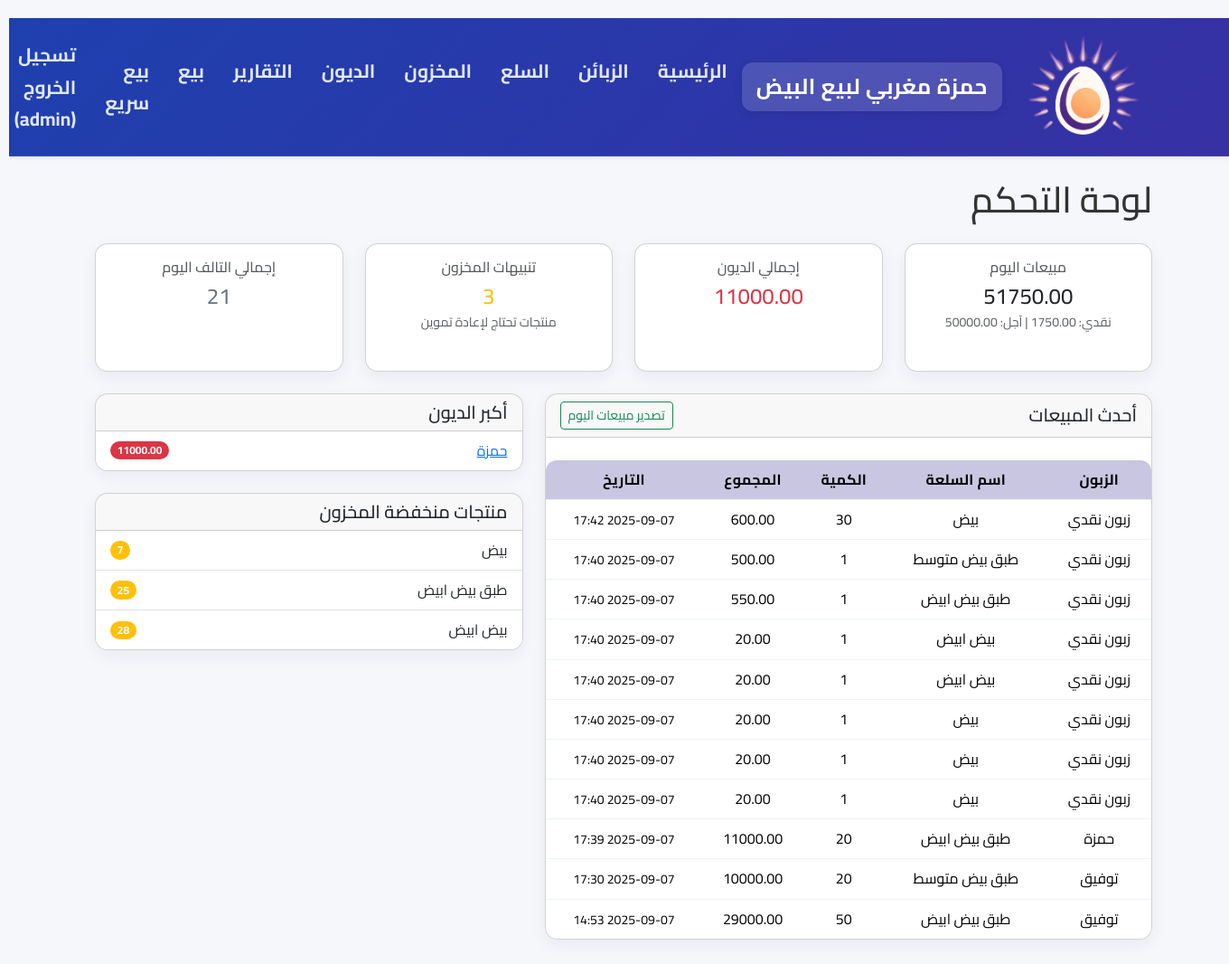
Screenshot of / (signed in) with the database file from the repository.
### app.py (models this page shows, shortened)
class User(UserMixin, db.Model):
    id = db.Column(db.Integer, primary_key=True)
    username = db.Column(db.String(80), unique=True, nullable=False)
    password_hash = db.Column(db.String(128))
    role = db.Column(db.String(20), nullable=False, default='seller') # 'admin' or 'seller'

class SaleItem(db.Model):
    id = db.Column(db.Integer, primary_key=True)
    sale_id = db.Column(db.Integer, db.ForeignKey('sale.id'))
    sale = db.relationship('Sale', backref='items')
    product_id = db.Column(db.Integer, db.ForeignKey('product.id'))
    product = db.relationship('Product')
    qty = db.Column(db.Integer, default=0)
    unit_price = db.Column(db.Numeric(10,2), default=0)
    cost_price = db.Column(db.Numeric(10,2), nullable=False, default=0)

class Product(db.Model):
    id = db.Column(db.Integer, primary_key=True)
    name = db.Column(db.String(200), nullable=False)
    stock = db.Column(db.Integer, default=0)
    price_wholesale = db.Column(db.Numeric(10,2), nullable=False, default=0)
    price_retail = db.Column(db.Numeric(10,2), nullable=False, default=0)
    notes = db.Column(db.Text)

class Sale(db.Model):
    id = db.Column(db.Integer, primary_key=True)
    customer_id = db.Column(db.Integer, db.ForeignKey('customer.id'), nullable=True)
    customer = db.relationship('Customer')
    date = db.Column(db.DateTime, default=datetime.utcnow)
    total = db.Column(db.Numeric(10,2), default=0)
    paid_amount = db.Column(db.Numeric(10, 2), nullable=False, default=0)
    due_amount = db.Column(db.Numeric(10, 2), nullable=False, default=0)
    payment_type = db.Column(db.String(20), default="cash")
    notes = db.Column(db.Text)

class Customer(db.Model):
    id = db.Column(db.Integer, primary_key=True)
    name = db.Column(db.String(120), nullable=False)
    phone = db.Column(db.String(30))
    notes = db.Column(db.Text)

### app.py (the view)
@app.route('/')
@login_required
def index():
    if current_user.role == 'seller':
        return redirect(url_for('fast_selling'))
    today = date.today()
    sales_today = db.session.query(
        func.sum(Sale.total).label('total_sales'),
        func.sum(case((Sale.payment_type == 'cash', Sale.total), else_=0)).label('cash_sales'),
        func.sum(case((Sale.payment_type == 'credit', Sale.total), else_=0)).label('credit_sales')
    ).filter(func.date(Sale.date) == today).first()
    profit_today_query = db.session.query(
        func.sum((SaleItem.unit_price - SaleItem.cost_price) * SaleItem.qty)
    ).join(Sale).filter(func.date(Sale.date) == today).scalar()
    profit_today = profit_today_query or Decimal('0')
    total_unpaid_debt_query = db.session.query(
        (func.sum(case((DebtTransaction.transaction_type == 'debt', DebtTransaction.amount), else_=0))) -
        (func.sum(case((DebtTransaction.transaction_type == 'payment', DebtTransaction.amount), else_=0)))
    ).scalar()
    total_unpaid_debt = total_unpaid_debt_query or Decimal('0')
    low_stock_limit = 30
    low_stock_products = Product.query.filter(Product.stock <= low_stock_limit).order_by(Product.stock).all()
    low_stock_count = len(low_stock_products)
    recent_sale_items = SaleItem.query.join(Sale).filter(func.date(Sale.date) == today).order_by(Sale.date.desc()).all()
    top_debtors_query = db.session.query(
        Customer,
        (func.sum(case((DebtTransaction.transaction_type == 'debt', DebtTransaction.amount), else_=0)) -
         func.sum(case((DebtTransaction.transaction_type == 'payment', DebtTransaction.amount), else_=0))).label('total_debt')
    ).join(DebtTransaction).group_by(Customer).order_by(db.text('total_debt DESC')).limit(5).all()
    top_debtors = [debtor for debtor in top_debtors_query if debtor.total_debt > 0]
    damaged_today = db.session.query(func.sum(DamagedProduct.quantity)).filter(func.date(DamagedProduct.date) == today).scalar() or 0
    stats = {
        'total_sales_today': sales_today.total_sales or Decimal('0'),
        'cash_sales_today': sales_today.cash_sales or Decimal('0'),
        'credit_sales_today': sales_today.credit_sales or Decimal('0'),
        'profit_today': profit_today,
        'total_unpaid_debt': total_unpaid_debt,
        'low_stock_count': low_stock_count,
        'damaged_today': damaged_today
    }
    return render_template('index.html',
                           stats=stats,
                           recent_sale_items=recent_sale_items,
                           top_debtors=top_debtors,
                           low_stock_products=low_stock_products)

### app.py (called while the page is built)
@login_manager.user_loader
def load_user(user_id):
    return User.query.get(int(user_id))

### templates/index.html (shortened to what this page needs)
{% extends 'base.html' %}
{% block content %}
<h1 class="mb-4">لوحة التحكم</h1>
<div class="row">
    <div class="col-md-3 mb-4">
        <div class="card card-modern h-100">
            <div class="card-body text-center">
                <h6 class="card-title text-muted">مبيعات اليوم</h6>
                <h4 class="mb-0">{{ "%.2f"|format(stats.total_sales_today) }}</h4>
                <small class="text-muted">نقدي: {{ "%.2f"|format(stats.cash_sales_today) }} | آجل: {{ "%.2f"|format(stats.credit_sales_today) }}</small>
            </div>
        </div>
    </div>
    <div class="col-md-3 mb-4">
        <div class="card card-modern h-100">
            <div class="card-body text-center">
                <h6 class="card-title text-muted">إجمالي الديون</h6>
                <h4 class="mb-0 text-danger">{{ "%.2f"|format(stats.total_unpaid_debt) }}</h4>
            </div>
        </div>
    </div>
    <div class="col-md-3 mb-4">
        <div class="card card-modern h-100">
            <div class="card-body text-center">
                <h6 class="card-title text-muted">تنبيهات المخزون</h6>
                <h4 class="mb-0 text-warning">{{ stats.low_stock_count }}</h4>
                <small class="text-muted">منتجات تحتاج لإعادة تموين</small>
            </div>
        </div>
    </div>
    <div class="col-md-3 mb-4">
        <div class="card card-modern h-100">
            <div class="card-body text-center">
                <h6 class="card-title text-muted">إجمالي التالف اليوم</h6>
                <h4 class="mb-0 text-secondary">{{ stats.damaged_today }}</h4>
            </div>
        </div>
    </div>
</div>
<div class="row">
    <div class="col-md-7 mb-4">
        <div class="card card-modern">
            <div class="card-header d-flex justify-content-between align-items-center">
                <h5 class="card-title mb-0">أحدث المبيعات</h5>
                <a href="{{ url_for('export_daily_sales_xls') }}" class="btn btn-sm btn-outline-success">
                     تصدير مبيعات اليوم
                </a>
            </div>
            <div class="card-body p-0">
                <table class="table table-hover mb-0">
                    <thead>
                        <tr>
                            <th>الزبون</th>
                            <th>اسم السلعة</th>
                            <th>الكمية</th>
                            <th>المجموع</th>
                            <th>التاريخ</th>
                        </tr>
                    </thead>
                    <tbody>
                        {% for item in recent_sale_items %}
                        <tr>
                            <td>{{ item.sale.customer.name if item.sale.customer else 'زبون نقدي' }}</td>
                            <td>{{ item.product.name }}</td>
                            <td>{{ item.qty }}</td>
                            <td>{{ "%.2f"|format(item.qty * item.unit_price) }}</td>
                            <td><small>{{ item.sale.date.strftime('%Y-%m-%d %H:%M') }}</small></td>
                        </tr>
                        {% else %}
                        <tr>
                            <td colspan="5" class="text-center text-muted">لا توجد مبيعات بعد.</td>
                        </tr>
                        {% endfor %}
                    </tbody>
                </table>
            </div>
        </div>
    </div>
    <div class="col-md-5">
        <div class="card card-modern mb-4">
            <div class="card-header">
                <h5 class="card-title mb-0">أكبر الديون</h5>
            </div>
            <ul class="list-group list-group-flush">
                {% for customer, total_debt in top_debtors %}
                <li class="list-group-item d-flex justify-content-between align-items-center">
                    <a href="{{ url_for('customer_ledger', customer_id=customer.id) }}">{{ customer.name }}</a>
                    <span class="badge bg-danger rounded-pill">{{ "%.2f"|format(total_debt) }}</span>
                </li>
                {% else %}
                <li class="list-group-item text-center text-muted">لا توجد ديون حاليًا.</li>
                {% endfor %}
            </ul>
        </div>
        <div class="card card-modern">
            <div class="card-header">
                <h5 class="card-title mb-0">منتجات منخفضة المخزون</h5>
            </div>
            <ul class="list-group list-group-flush">
                {% for product in low_stock_products %}
                <li class="list-group-item d-flex justify-content-between align-items-center">
                    {{ product.name }}
                    <span class="badge bg-warning rounded-pill">{{ product.stock }}</span>
                </li>
                {% else %}
                <li class="list-group-item text-center text-muted">المخزون بحالة جيدة.</li>
                {% endfor %}
            </ul>
        </div>
    </div>
</div>
{% endblock %}

### templates/base.html (shortened to what this page needs)
    <!doctype html>
    <html lang="ar" dir="rtl">
      <head>
        <link href="https://cdn.jsdelivr.net/npm/bootstrap@5.3.2/dist/css/bootstrap.min.css" rel="stylesheet">
        <link rel="stylesheet" href="{{ url_for('static', filename='style.css') }}">
      </head>
      <body class="rtl">
        {% if current_user.is_authenticated %}
        <nav class="navbar navbar-expand-lg navbar-light bg-white shadow-sm mb-4">
          <div class="container">
            <img
              src="{{ url_for('static', filename='logo.png') }}"
              alt="شعار المحل"
              class="navbar-logo d-inline-block align-text-top"
            >
            <a class="navbar-brand" href="{{ url_for('index') }}">حمزة مغربي لبيع البيض</a>
            <div class="collapse navbar-collapse">
              <ul class="navbar-nav me-auto">
                {% if current_user.role == 'admin' %}
                  <li class="nav-item"><a class="nav-link" href="{{ url_for('index') }}">الرئيسية</a></li>
                  <li class="nav-item"><a class="nav-link" href="{{ url_for('customers') }}">الزبائن</a></li>
                  <li class="nav-item"><a class="nav-link" href="{{ url_for('products') }}">السلع</a></li>
                  <li class="nav-item"><a class="nav-link" href="{{ url_for('inventory') }}">المخزون</a></li>
                  <li class="nav-item"><a class="nav-link" href="{{ url_for('all_debts') }}">الديون</a></li>
                  <li class="nav-item"><a class="nav-link" href="{{ url_for('reports') }}">التقارير</a></li>
                {% endif %}
                <li class="nav-item"><a class="nav-link" href="{{ url_for('new_sale') }}">بيع</a></li>
                <li class="nav-item"><a class="nav-link" href="{{ url_for('fast_selling') }}">بيع سريع</a></li>
              </ul>
              <ul class="navbar-nav ms-auto">
                <li class="nav-item">
                  <a class="nav-link" href="{{ url_for('logout') }}">تسجيل الخروج ({{ current_user.username }})</a>
                </li>
              </ul>
            </div>
          </div>
        </nav>
        {% endif %}
        <div class="container">
          {% block content %}{% endblock %}
        </div>
      </body>
    </html>

### static/style.css (style rules this page uses)
* { box-sizing: border-box; margin: 0; padding: 0; }
body { font-family: 'Cairo', 'Segoe UI', Tahoma, Geneva, Verdana, sans-serif; direction: rtl; background-color: #f8f9fc; color: #333; line-height: 1.7; min-height: 100vh; padding-top: 20px; }
.navbar { background: linear-gradient(135deg, #1e40af, #3730a3) !important; box-shadow: 0 4px 20px rgba(0, 0, 0, 0.1); padding: 0.7rem 0; border-bottom: 1px solid rgba(255, 255, 255, 0.1); margin-bottom: 2rem; }
.navbar-brand { font-family: 'Cairo', sans-serif; font-weight: 700; font-size: 1.5rem; color: #ffffff !important; background: rgba(255, 255, 255, 0.15); padding: 0.4rem 1rem; border-radius: 12px; transition: all 0.3s ease; box-shadow: 0 2px 8px rgba(0, 0, 0, 0.1); letter-spacing: 0.5px; }
.nav-link { font-family: 'Cairo', sans-serif; font-weight: 700; color: #e0e7ff !important; font-size: 1.30rem; padding: 0.5rem 1rem !important; border-radius: 8px; transition: all 0.3s ease; position: relative; }
.nav-link::after { content: ''; position: absolute; bottom: 5px; right: 10px; width: 0; height: 2px; background: #818cf8; transition: width 0.3s ease; border-radius: 1px; }
.collapse .navbar-nav .nav-item .nav-link { margin: 4px 0; }
.container { width: 90%; max-width: 1200px; margin: 0 auto; padding: 0 15px; }
.card-modern { background: white; border-radius: 16px; box-shadow: 0 8px 25px rgba(0, 0, 0, 0.08); overflow: hidden; transition: transform 0.3s ease, box-shadow 0.3s ease; margin-bottom: 1.5rem; }
table { width: 100%; border-collapse: separate; border-spacing: 0; margin: 25px 0; background: white; border-radius: 14px; overflow: hidden; box-shadow: 0 6px 20px rgba(0, 0, 0, 0.06); font-size: 1.00rem; text-align: center; direction: rtl; }
th { background: linear-gradient(135deg, #c8c6e1, #c8c6e1); color: #ffffff; font-weight: 700; font-size: 1.00rem; padding: 14px 16px; text-transform: uppercase; letter-spacing: 0.3px; box-shadow: 0 2px 8px rgba(0, 0, 0, 0.1); }
th, td { padding: 12px 15px; text-align: center; border-bottom: 1px solid #eef2ff; vertical-align: middle; }
tbody tr:last-child td { border-bottom: none; }
tbody tr { transition: background-color 0.2s ease, transform 0.2s ease; }
.card-modern table { margin-bottom: 0; border-radius: 12px; }

### templates/base.html (style rules this page uses)
body { background: #f5f7fb; }
.card-modern { border-radius: 14px; box-shadow: 0 6px 18px rgba(20,30,50,0.06); }
.rtl { direction: rtl; text-align: right; }
.navbar-logo { width: 150px; height: auto; max-height: 150px; }

### rows the page displays
User: username "admin"
SaleItem: sale.customer "زبون نقدي", product.name "بيض", qty "30", item.qty*item.unit_price "600.00", sale "2025-09-07 17:42"
SaleItem: sale.customer "زبون نقدي", product.name "طبق بيض متوسط", item.qty*item.unit_price "500.00", sale "2025-09-07 17:40"
SaleItem: sale.customer "زبون نقدي", product.name "طبق بيض ابيض", item.qty*item.unit_price "550.00", sale "2025-09-07 17:40"
SaleItem: sale.customer "زبون نقدي", product.name "بيض ابيض", item.qty*item.unit_price "20.00", sale "2025-09-07 17:40"
SaleItem: sale.customer "زبون نقدي", product.name "بيض ابيض", item.qty*item.unit_price "20.00", sale "2025-09-07 17:40"
SaleItem: sale.customer "زبون نقدي", product.name "بيض", item.qty*item.unit_price "20.00", sale "2025-09-07 17:40"
SaleItem: sale.customer "زبون نقدي", product.name "بيض", item.qty*item.unit_price "20.00", sale "2025-09-07 17:40"
SaleItem: sale.customer "زبون نقدي", product.name "بيض", item.qty*item.unit_price "20.00", sale "2025-09-07 17:40"
SaleItem: sale.customer "حمزة", product.name "طبق بيض ابيض", qty "20", item.qty*item.unit_price "11000.00", sale "2025-09-07 17:39"
SaleItem: sale.customer "توفيق", product.name "طبق بيض متوسط", qty "20", item.qty*item.unit_price "10000.00", sale "2025-09-07 17:30"
SaleItem: sale.customer "توفيق", product.name "طبق بيض ابيض", qty "50", item.qty*item.unit_price "29000.00", sale "2025-09-07 14:53"
Customer: name "حمزة", total_debt "11000.00"
Product: name "بيض"
Product: name "طبق بيض ابيض", stock "25"
Product: name "بيض ابيض", stock "28"

### other values shown
{{ "%.2f"|format(stats.total_sales_today) }} "51750.00"
{{ "%.2f"|format(stats.cash_sales_today) }} "1750.00"
{{ "%.2f"|format(stats.credit_sales_today) }} "50000.00"
{{ "%.2f"|format(stats.total_unpaid_debt) }} "11000.00"
{{ stats.low_stock_count }} "3"
{{ stats.damaged_today }} "21"
